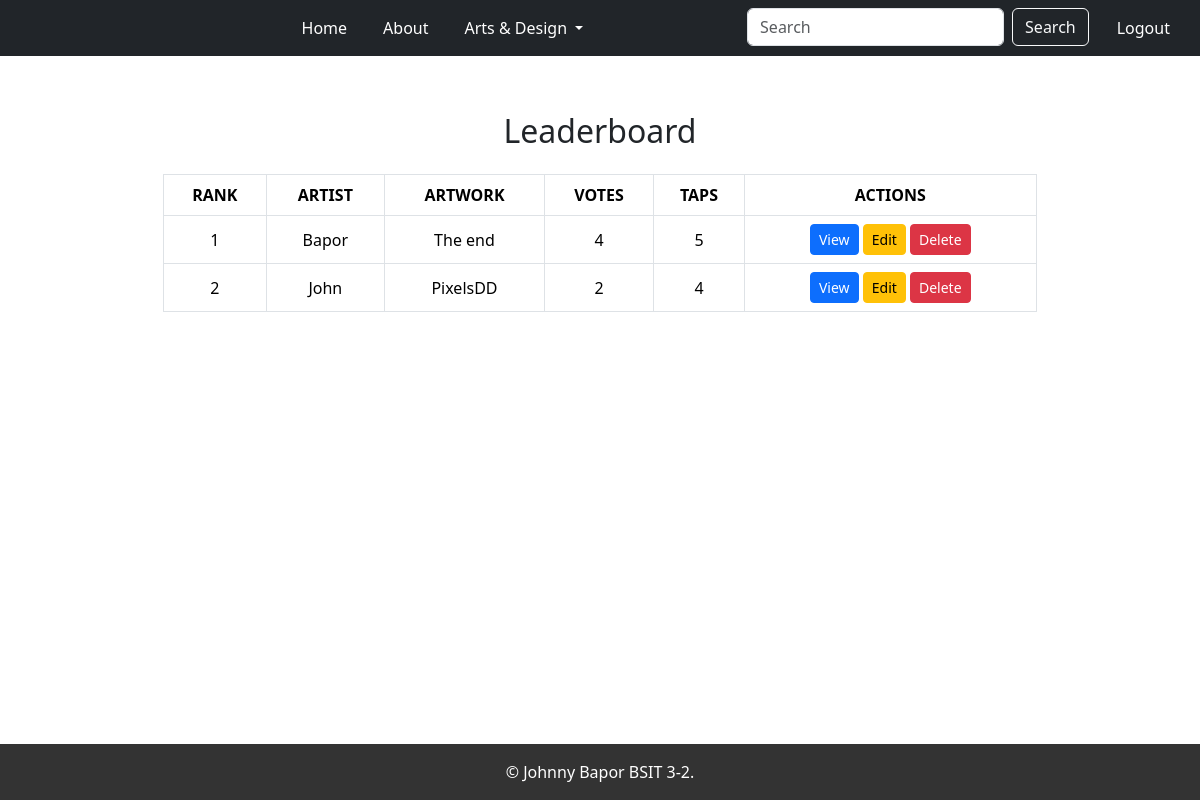
Page /leaderboard/ (signed in) on the committed database.
### app/models.py (models this page shows, shortened)
class Leaderboard(models.Model):
    artist = models.OneToOneField(Artist, on_delete=models.CASCADE, related_name="leaderboard")
    rank = models.PositiveIntegerField()
    votes = models.IntegerField(default=0)
    taps = models.IntegerField(default=0)
    artwork_title = models.CharField(max_length=255, blank=True, null=True)
    artwork_description = models.TextField(blank=True, null=True)
    artwork_image = models.ImageField(upload_to='leaderboard_artworks/', blank=True, null=True)
    popularity_score = models.FloatField(default=0.0)
    last_updated = models.DateTimeField(auto_now=True)

class Artist(models.Model):
    user = models.OneToOneField(User, on_delete=models.CASCADE, related_name="artist_profile", null=True, blank=True)
    artist_name = models.CharField(max_length=255)
    artist_bio = models.TextField()
    artist_profile_picture = models.ImageField(upload_to='artist_profiles/', blank=True, null=True)

### app/views.py (the view)
# urls.py: path('leaderboard/', login_required(LeaderboardListView.as_view()), name='leaderboard-list'),
class LeaderboardListView(ListView):
    model = Leaderboard
    template_name = 'app/leaderboard_list.html'
    context_object_name = 'leaderboards'
    def get_queryset(self):
        return Leaderboard.objects.all().order_by('rank')

### app/templates/app/leaderboard_list.html
{% extends 'app/base.html' %}
{% block content %}
    <div class="container text-center mt-4">
        <h2 class="mb-4">Leaderboard</h2>
        <div class="table-responsive">
            <table class="table table-bordered table-hover" style="width: 80%; margin: 0 auto;">
                <thead>
                <tr>
                    <th>Rank</th>
                    <th>Artist</th>
                    <th>Artwork</th>
                    <th>Votes</th>
                    <th>Taps</th>
                    <th>Actions</th>
                </tr>
                </thead>
                <tbody>
                {% for leaderboard in leaderboards %}
                    <tr>
                        <td>{{ leaderboard.rank }}</td>
                        <td>{{ leaderboard.artist.artist_name }}</td>
                        <td>{{ leaderboard.artwork_title }}</td>
                        <td>{{ leaderboard.votes }}</td>
                        <td>{{ leaderboard.taps }}</td>
                        <td>
                            <a href="{% url 'leaderboard-detail' leaderboard.pk %}"
                               class="btn btn-primary btn-sm">View</a>
                            <a href="{% url 'leaderboard-update' leaderboard.pk %}"
                               class="btn btn-warning btn-sm">Edit</a>
                            <a href="{% url 'leaderboard-delete' leaderboard.pk %}"
                               class="btn btn-danger btn-sm">Delete</a>
                        </td>
                    </tr>
                {% endfor %}
                </tbody>
            </table>
        </div>
    </div>
{% endblock %}

### static/css/Base.css (style rules this page uses)
body { font-family: Arial, sans-serif; margin: 0; padding: 0; }
table { width: 100%; border-collapse: collapse; margin: 20px 0; }
table, th, td { border: 1px solid #ddd; }
th, td { padding: 12px 15px; text-align: center; vertical-align: middle; }
th { background-color: #f8f9fa; color: #333; text-transform: uppercase; }
tr:nth-child(even) { background-color: #f2f2f2; }

### rows in the picture
Leaderboard: rank "1", artist.artist_name "Bapor", artwork_title "The end", votes "4", taps "5"
Leaderboard: rank "2", artist.artist_name "John", artwork_title "PixelsDD", votes "2", taps "4"
